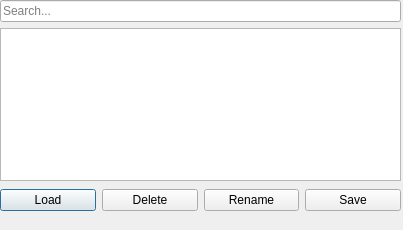
<?xml version="1.0" encoding="UTF-8"?>
<ui version="4.0">
 <class>Dialog</class>
 <widget class="QDialog" name="Dialog">
  <property name="geometry">
   <rect>
    <x>0</x>
    <y>0</y>
    <width>403</width>
    <height>230</height>
   </rect>
  </property>
  <property name="windowTitle">
   <string>Dialog</string>
  </property>
  <widget class="QWidget" name="verticalLayoutWidget">
   <property name="geometry">
    <rect>
     <x>0</x>
     <y>0</y>
     <width>401</width>
     <height>181</height>
    </rect>
   </property>
   <layout class="QVBoxLayout" name="verticalLayout">
    <item>
     <widget class="QLineEdit" name="le_search">
      <property name="placeholderText">
       <string>Search...</string>
      </property>
     </widget>
    </item>
    <item>
     <widget class="QListWidget" name="lw_results"/>
    </item>
   </layout>
  </widget>
  <widget class="QWidget" name="horizontalLayoutWidget">
   <property name="geometry">
    <rect>
     <x>0</x>
     <y>180</y>
     <width>401</width>
     <height>41</height>
    </rect>
   </property>
   <layout class="QHBoxLayout" name="horizontalLayout">
    <item>
     <widget class="QPushButton" name="btn_load">
      <property name="text">
       <string>Load</string>
      </property>
     </widget>
    </item>
    <item>
     <widget class="QPushButton" name="btn_delete">
      <property name="text">
       <string>Delete</string>
      </property>
     </widget>
    </item>
    <item>
     <widget class="QPushButton" name="btn_rename">
      <property name="text">
       <string>Rename</string>
      </property>
     </widget>
    </item>
    <item>
     <widget class="QPushButton" name="btn_save">
      <property name="text">
       <string>Save</string>
      </property>
     </widget>
    </item>
   </layout>
  </widget>
 </widget>
 <resources/>
 <connections/>
</ui>
